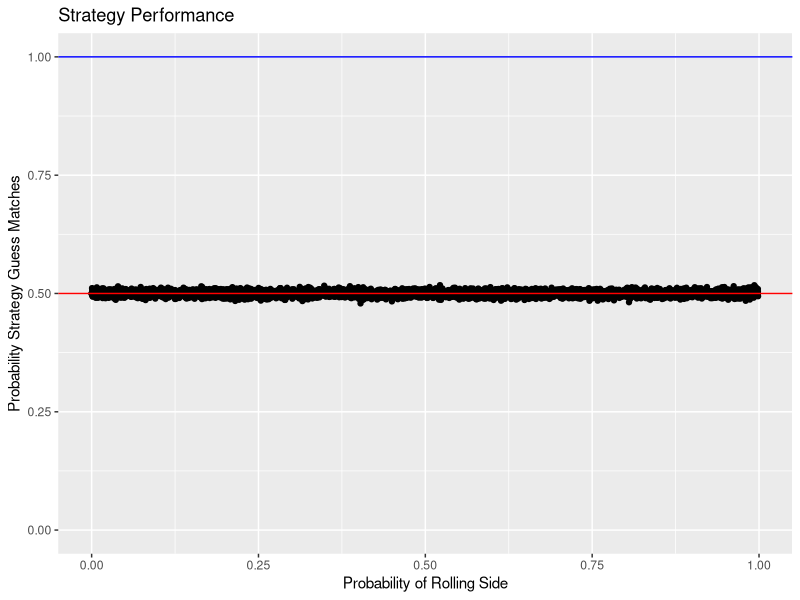
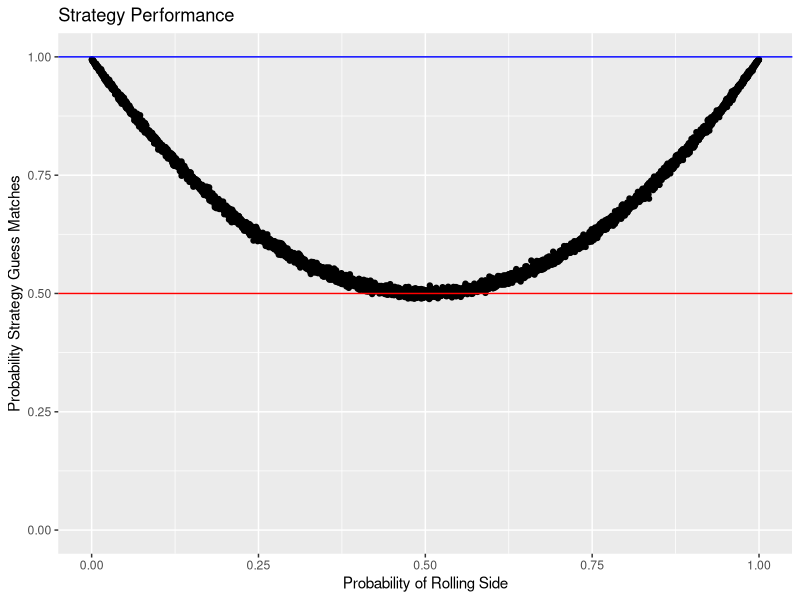

Generate these figures, in order, with R: (Note: a time limit stopped this script after it produced the figures.)
## ---- chunk 1
library(tidyverse)
## ---- chunk 2
strategy_1 <- function(rolls, N){
  return (sample(1:N, size = length(rolls), replace = TRUE))
}
## ---- chunk 3
strategy_2 <- function(rolls, N){
  l <- length(rolls)
  choice_vec <- c(sample(1:N, 1), rep(0, l - 1))
  for (i in 1:(l - 1)){
    choice_vec[i+1] <- rolls[i]
  }
  return (choice_vec)
}
## ---- chunk 4
strategy_3 <- function(rolls, N){
  l <- length(rolls)
  choice_vec <- c(sample(1:N, 1), rep(0, l - 1))
  counts <- matrix(0, nrow = N, ncol = l-1)
  counts[rolls[1],1] <- 1
  for (i in 2:(l - 1)){
    x <- rep(0, N)
    x[(rolls[i])] <- 1
    counts[,i] <- counts[,i-1] + x
  }
  for (i in 1:(l - 1)){
    max <- max(counts[,i])
    index <- which(counts[,i] == max)
    if (length(index) > 1){
      choice_vec[i+1] <- sum(index[index != choice_vec[i]])
    } else{
      choice_vec[i+1] <- index
    }
  }
  return (choice_vec)
}
## ---- chunk 5
strategy_4 <- function(rolls, N){
  l <- length(rolls)
  choice_vec <- c(sample(1:N, 1), rep(0, l - 1))
  counts <- matrix(0, nrow = N, ncol = l-1)
  counts[rolls[1],1] <- 1
  for (i in 2:(l - 1)){
    x <- rep(0, N)
    x[(rolls[i])] <- 1
    counts[,i] <- counts[,i-1] + x
  }
  for (i in 1:(l - 1)){
    max <- max(counts[,i])
    index <- which(counts[,i] == max)
    if (length(index) > 1){
      choice_vec[i+1] <- sum(index[index == choice_vec[i]])
    } else{
      choice_vec[i+1] <- index
    }
  }
  return (choice_vec)
}
## ---- chunk 6
prob_generator <- function(m = 5000, N){
  p_vecs <- matrix(0, nrow = N, ncol = m)
  for (i in 1:m){
    max_p <- 1
    for (j in 1:(N-1)){
      if (max_p == 0){
        p_vecs[j,i] <- 0
      } else{
        p_vecs[j,i] <- runif(n = 1, min = 0, max = max_p)
        max_p <- 1 - sum(p_vecs[,i])
      }
    }
    p_vecs[N,i] <- 1 - sum(p_vecs[,i])
    p_vecs[,i] <- p_vecs[sample(1:N, N),i]
  }
  return (p_vecs)
}

roll_tester <- function(m, N, p, strat){
  rolls <- sample(rep(1:N), m, replace = TRUE, prob = p)
  k <- sum(strat(rolls, N) == rolls)
  return (k/m)
}

get_roll_data <- function(n = 100, m = 100, N, p = rep(1/6, 6), strat){
  data <- replicate(n, roll_tester(m, N, p, strat))
  return (data)
}

get_p_range_roll_data <- function(strat, N){
  p_range <- prob_generator(N = N)
  l <- ncol(p_range)
  data <- rep(0, l)
  for (x in 1:l){
    p_data <- get_roll_data(p = p_range[,x], N = N, strat = strat)
    data[x] <- mean(p_data)
  }
  filtered_data <- data.frame(strat = data)
  for (i in 1:N){
    p_i <- p_range[i,]
    filtered_data$X <- p_i
    col_name <- paste("p_val", i, sep = "_")
    names(filtered_data)[names(filtered_data) == "X"] <- col_name
  }
  return(filtered_data)
}

grapher <- function(N = 6, strat = strategy_3, one_graph = TRUE){
  p_roll_data <- get_p_range_roll_data(strat = strat, N = N)
  if (one_graph){
    graph <- ggplot(data = p_roll_data, aes(x = .data[["p_val_1"]])) + 
      geom_point(aes(y = strat)) +
        geom_hline(yintercept = 1/N, col = "red") + 
          geom_hline(yintercept = 1/(N-1), col = "blue") +
            labs(title = "Strategy Performance", x = "Probability of Rolling Side", y = "Probability Strategy Guess Matches") +
              ylim(0:1) + xlim(0:1)
    plot(graph)
  } else{
    for (i in 1:N){
    graph_i <- ggplot(data = p_roll_data, aes(x = .data[[paste("p_val", i, sep = "_")]])) + 
      geom_point(aes(y = strat)) + 
        geom_hline(yintercept = 1/N, col = "red") + 
          geom_hline(yintercept = 1/(N-1), col = "blue") +
            labs(title = "Strategy Performance", x = paste("Probability of Rolling", i, sep = " "), y = "Probability Strategy Guess Matches") +
              ylim(0:1) + xlim(0:1)
    plot(graph_i)
    }
  }
  return (invisible(p_roll_data))
}
## ---- chunk 7
grapher(N = 2, strat = strategy_1)
## ---- chunk 8
grapher(N = 2, strat = strategy_2)
## ---- chunk 9
grapher(N = 2, strat = strategy_3)
## ---- chunk 10
grapher(N = 2, strat = strategy_4)
## ---- chunk 11
grapher(N = 3, strat = strategy_1)
## ---- chunk 12
grapher(N = 3, strat = strategy_2)
## ---- chunk 13
grapher(N = 3, strat = strategy_3)
## ---- chunk 14
grapher(N = 3, strat = strategy_4)
## ---- chunk 15
grapher(N = 4, strat = strategy_1)
## ---- chunk 16
grapher(N = 4, strat = strategy_2)
## ---- chunk 17
grapher(N = 4, strat = strategy_3)
## ---- chunk 18
grapher(N = 4, strat = strategy_4)
